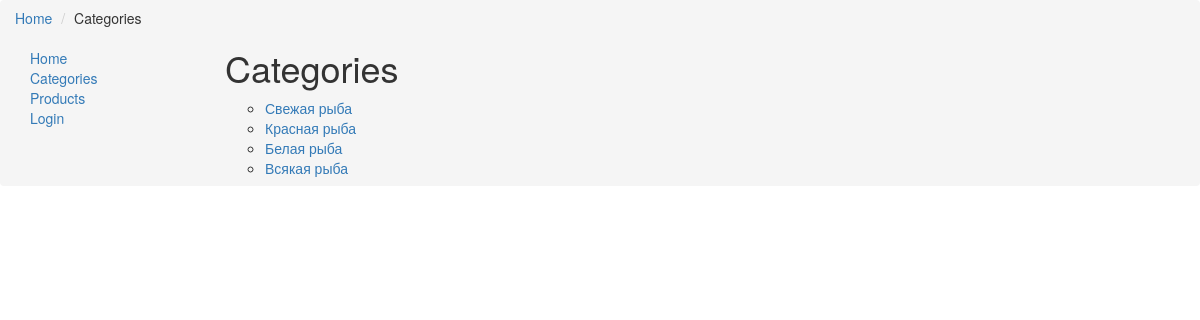
The app's page /catalog/categories/ with its own data.
### catalog/models.py (models this page shows, shortened)
class Category(models.Model):
    name = models.CharField(max_length = 250, help_text = "Введите категорию")
    slug = models.SlugField (null=False, unique=True)

### catalog/views.py (the view)
class CategoryListView(generic.ListView):
    model = Category

### catalog/templates/catalog/category_list.html
{% extends "base_generic.html" %}
{% block breadcrumbs %}
<ul class="breadcrumb">
  <li><a href="{% url 'index' %}">Home</a></li>
  <li>Categories</li>
{% endblock %}
{% block content %}
    <h1>Categories</h1>
    {% if category_list %}
    <ul>
      {% for category in category_list %}
      <li>
        <a href="{{ Category.get_absolute_url }}">{{ category.name }}</a>
      </li>
      {% endfor %}
    </ul>
    {% else %}
      <p>There are no fish in the store. Eat meat</p>
    {% endif %}
{% endblock %}

### records on screen
Category: name "Свежая рыба"
Category: name "Красная рыба"
Category: name "Белая рыба"
Category: name "Всякая рыба"
